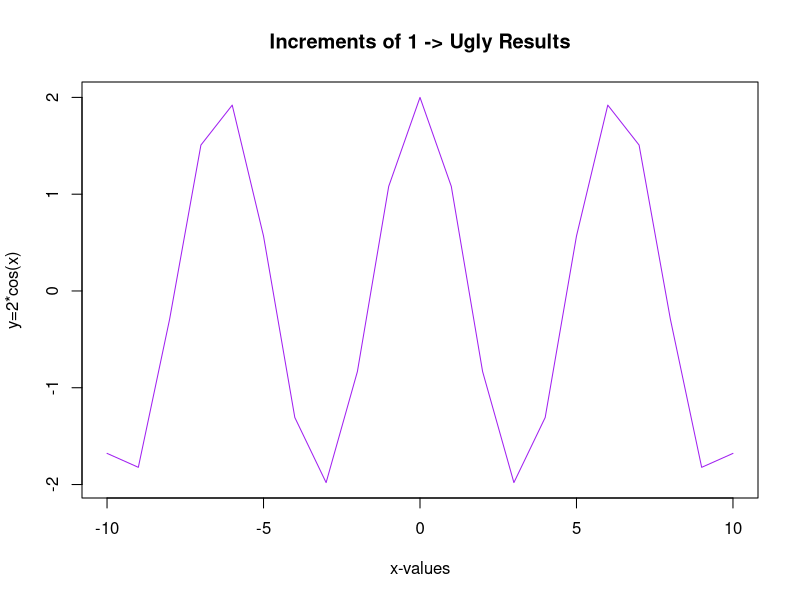

Recreate this plot in R.
#CSND_Advanced_Bfx_Course
#Entry Assignment 1 


#Define (increment) range for (x)
x=seq(-10,10,1)
#Formula
y=2*cos(x)
#Plot trigonometric graph with crazy increments of 1
plot(x, y, main = "Increments of 1 -> Ugly Results", xlab = "x-values", ylab = "y=2*cos(x)", type = "l", col = "purple")
